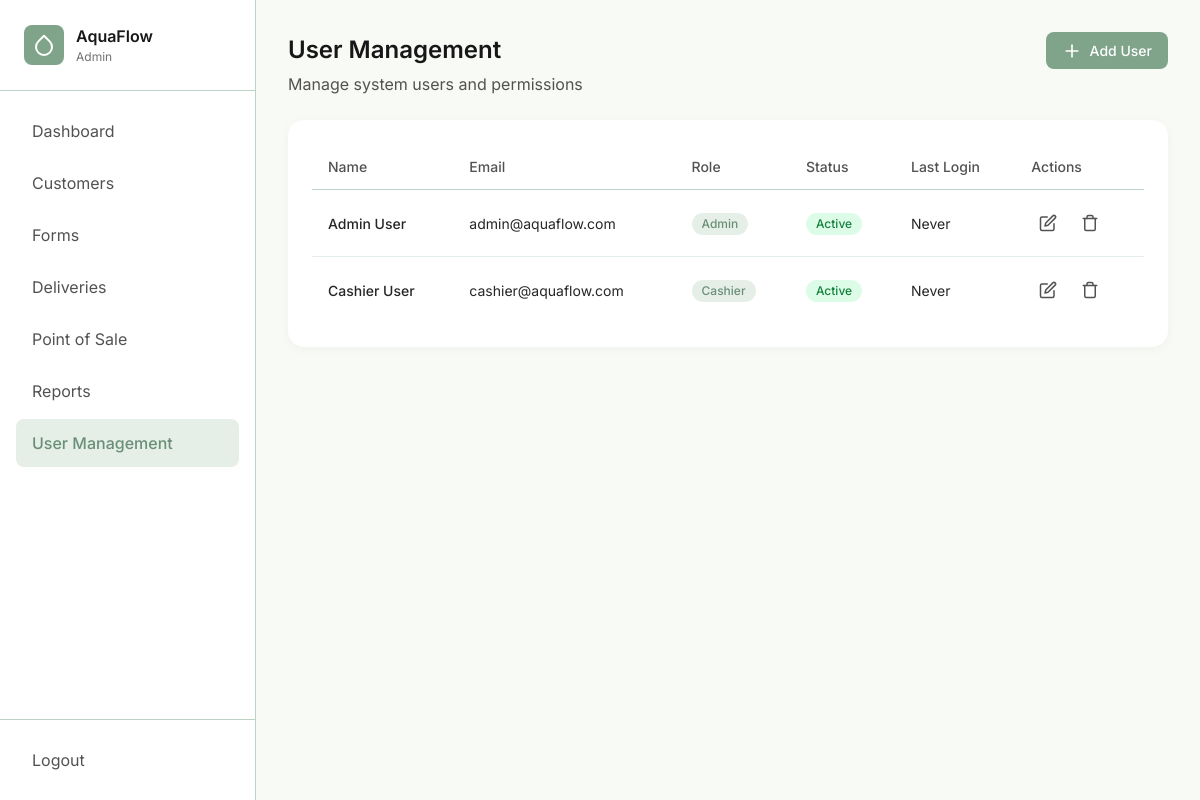
Before: /admin/users.php (signed in) with the older database file.
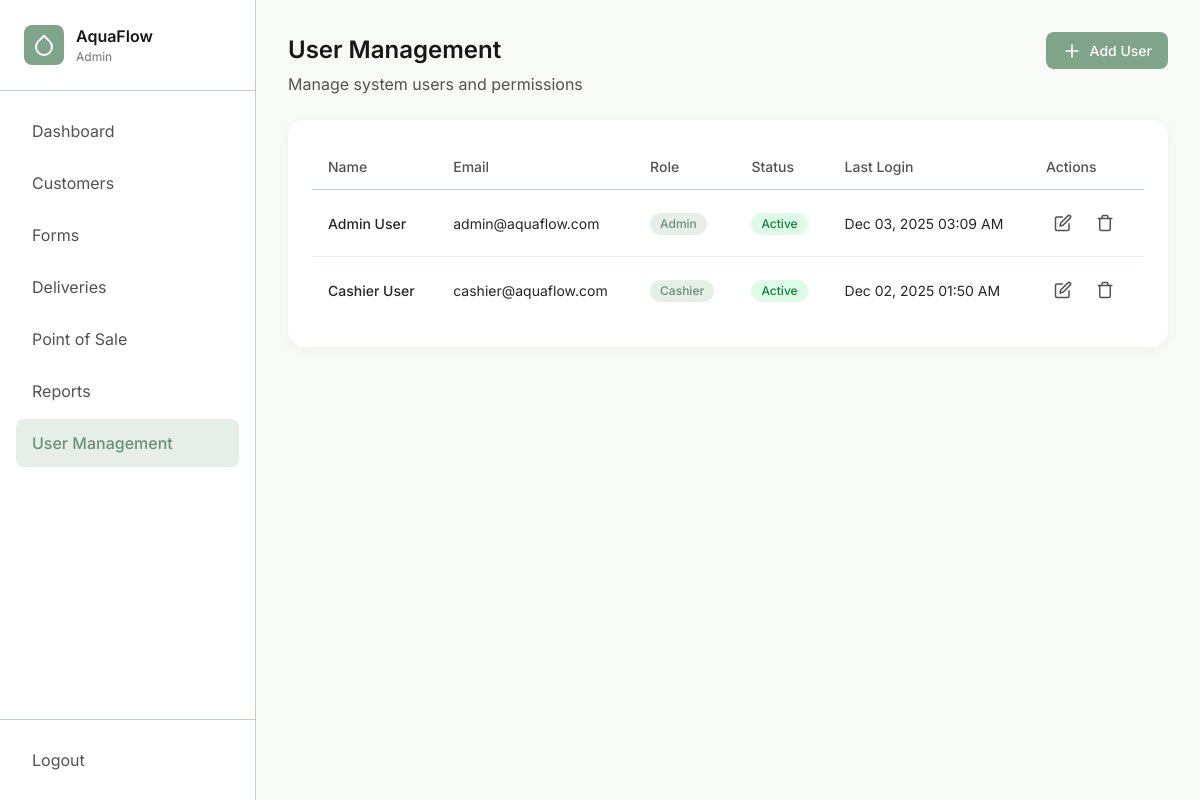
After: the same page with the newer database file.
### tables this page shows
CREATE TABLE IF NOT EXISTS `users` (
  `id` int NOT NULL AUTO_INCREMENT,
  `name` varchar(255) NOT NULL,
  `email` varchar(191) NOT NULL,
  `password` varchar(255) NOT NULL,
  `role` enum('admin','cashier') NOT NULL DEFAULT 'cashier',
  `status` enum('active','inactive') NOT NULL DEFAULT 'active',
  `last_login` datetime DEFAULT NULL,
  `created_at` timestamp NULL DEFAULT CURRENT_TIMESTAMP,
  `updated_at` timestamp NULL DEFAULT CURRENT_TIMESTAMP ON UPDATE CURRENT_TIMESTAMP,
  PRIMARY KEY (`id`),
  UNIQUE KEY `email` (`email`)
);

### includes/functions.php (called while the page is built, shortened)
<?php
function formatDateTime($datetime, $format = null)
{
    if ($format === null) {
        $format = DISPLAY_DATE_FORMAT . ' ' . DISPLAY_TIME_FORMAT;
    }
    return date($format, strtotime($datetime));
}
function getStatusBadgeClass($status)
{
    $classes = [
        'active' => 'badge-success',
        'inactive' => 'badge-error',
        'pending' => 'badge-warning',
        'processing' => 'badge-info',
        'completed' => 'badge-success',
        'cancelled' => 'badge-error',
        'in-transit' => 'badge-info'
    ];
    return $classes[$status] ?? 'badge-info';
}
function renderFooter()
{
    require_once __DIR__ . '/footer.php';
}

### auth/session.php (called while the page is built, shortened)
<?php
function getUserId()
{
    return $_SESSION['user_id'] ?? null;
}

### admin/users.php (the view, shortened to what the changed rows need)
<?php
require_once __DIR__ . '/../auth/session.php';
require_once __DIR__ . '/../includes/functions.php';
require_once __DIR__ . '/../includes/header.php';
$conn = getDBConnection();
$usersQuery = "SELECT * FROM users ORDER BY created_at DESC";
$users = $conn->query($usersQuery);
?>
<div class="dashboard-layout">
    <main class="main-content">
        <div class="content-wrapper">
            <div class="page-header">
                <div>
                    <h1 class="page-title">User Management</h1>
                </div>
            </div>
            <div class="card">
                <div class="table-container">
                    <table class="table">
                        <thead>
                            <tr>
                                <th>Name</th>
                                <th>Email</th>
                                <th>Role</th>
                                <th>Status</th>
                                <th>Last Login</th>
                                <th>Actions</th>
                            </tr>
                        </thead>
                        <tbody>
                            <?php while ($user = $users->fetch_assoc()): ?>
                                <tr>
                                    <td class="font-medium"><?php echo htmlspecialchars($user['name']); ?></td>
                                    <td><?php echo htmlspecialchars($user['email']); ?></td>
                                    <td>
                                        <span class="badge badge-info">
                                            <?php echo ucfirst($user['role']); ?>
                                        </span>
                                    </td>
                                    <td>
                                        <span class="badge <?php echo getStatusBadgeClass($user['status']); ?>">
                                            <?php echo ucfirst($user['status']); ?>
                                        </span>
                                    </td>
                                    <td><?php echo $user['last_login'] ? formatDateTime($user['last_login']) : 'Never'; ?></td>
                                    <td>
                                        <div class="table-actions">
                                            <button class="icon-btn" onclick='editUser(<?php echo json_encode($user); ?>)' title="Edit">
                                                <svg width="18" height="18" viewBox="0 0 24 24" fill="none" stroke="currentColor" stroke-width="2" stroke-linecap="round" stroke-linejoin="round">
                                                    <path d="M11 4H4a2 2 0 0 0-2 2v14a2 2 0 0 0 2 2h14a2 2 0 0 0 2-2v-7" />
                                                    <path d="M18.5 2.5a2.121 2.121 0 0 1 3 3L12 15l-4 1 1-4 9.5-9.5z" />
                                                </svg>
                                            </button>
                                            <?php if ($user['id'] !== getUserId()): ?>
                                                <button class="icon-btn icon-btn-delete" onclick="deleteUser(<?php echo $user['id']; ?>, '<?php echo htmlspecialchars($user['name']); ?>')" title="Delete">
                                                    <svg width="18" height="18" viewBox="0 0 24 24" fill="none" stroke="currentColor" stroke-width="2" stroke-linecap="round" stroke-linejoin="round">
                                                        <polyline points="3 6 5 6 21 6" />
                                                        <path d="M19 6v14a2 2 0 0 1-2 2H7a2 2 0 0 1-2-2V6m3 0V4a2 2 0 0 1 2-2h4a2 2 0 0 1 2 2v2" />
                                                    </svg>
                                                </button>
                                            <?php endif; ?>
                                        </div>
                                    </td>
                                </tr>
                            <?php endwhile; ?>
                        </tbody>
                    </table>
                </div>
            </div>
        </div>
    </main>
</div>

Changed rows visible on the page:
changed users "Admin User": last_login (not shown) → "Dec 03, 2025 03:09 AM"; no longer shows "Never"
changed users "Cashier User": last_login (not shown) → "Dec 02, 2025 01:50 AM"; no longer shows "Never"
